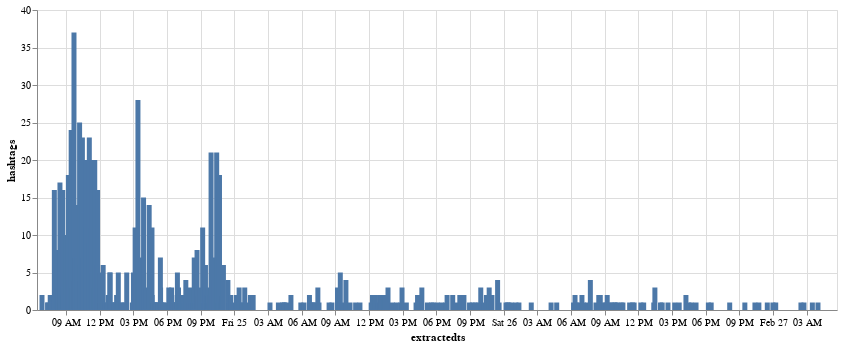

The notebook cell this image was saved under:
### Code cell
keyword = "putin"
df_tweet_keyword = df_time.resample('T')['hashtags'].apply(lambda s: s.str.contains(keyword).sum()).to_frame().reset_index()
alt.Chart(df_tweet_keyword).mark_bar().encode(x = 'extractedts', y = "hashtags").properties(width = 800)

### Figure 1 — Vega-Lite specification as saved in the notebook (floating-point values rounded to 4 significant figures; data arrays with more than 128 entries replaced by an {"elided": "..."} marker saying what was removed)
{"config": {"view": {"continuousWidth": 400, "continuousHeight": 300}}, "data": {"name": "data-c1e5fe1db24878c783ab60b4bd808dac"}, "mark": "bar", "encoding": {"x": {"field": "extractedts", "type": "temporal"}, "y": {"field": "hashtags", "type": "quantitative"}}, "width": 800, "$schema": "https://vega.github.io/schema/vega-lite/v4.17.0.json", "datasets": {"data-c1e5fe1db24878c783ab60b4bd808dac": {"elided": "4225 records"}}}
